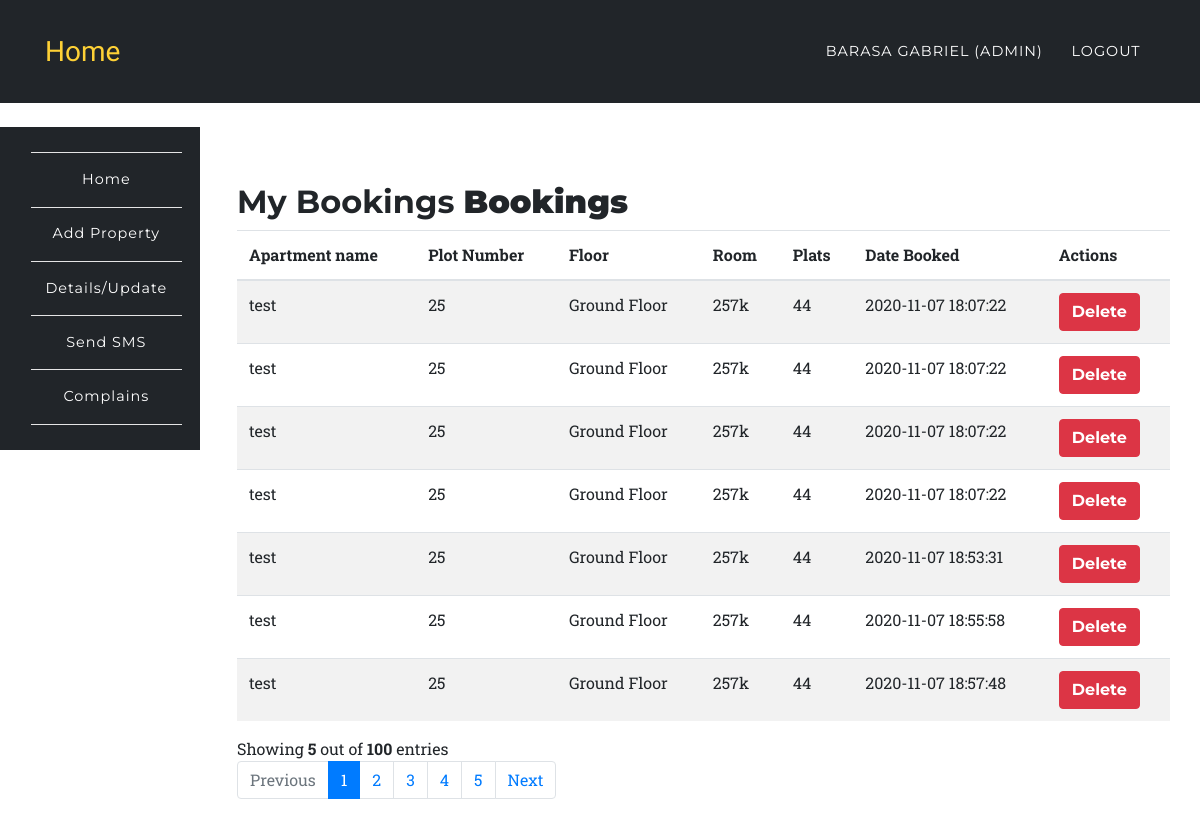
/app/bookings.php (signed in), run on the app's committed database.
### tables this page shows
CREATE TABLE `bookings` (
  `id` int(11) NOT NULL AUTO_INCREMENT,
  `apartment_name` varchar(255) NOT NULL,
  `plot_number` varchar(255) NOT NULL,
  `rooms` varchar(255) NOT NULL,
  `floor` varchar(255) NOT NULL,
  `ap_number_of_plats` varchar(255) NOT NULL,
  `bookname` varchar(255) NOT NULL,
  `deposit` varchar(255) NOT NULL,
  `datebooked` timestamp NOT NULL DEFAULT current_timestamp(),
  PRIMARY KEY (`id`)
);

### app/function.php (the view, shortened to what this page needs)
<?php require 'conshow.php'; ?>
<?php
function showbookings(){
	global $conn;
	$query ="SELECT * FROM bookings ORDER BY id ASC";
	$run = mysqli_query($conn, $query);
	while ($row = mysqli_fetch_assoc($run)) {
		$id = $row['id'];
			$apartment_name = $row['apartment_name'];
			$plot_number = $row['plot_number'];
			$floor = $row['floor'];
			$rooms = $row['rooms'];
			$ap_number_of_plats = $row['ap_number_of_plats'];
			$datebooked = $row['datebooked'];
		echo "<tr>";
		echo "<td>{$apartment_name}</td>";
		echo "<td>{$plot_number}</td>";
		echo "<td>{$floor}</td>";
		echo "<td>{$rooms}</td>";
		echo "<td>{$ap_number_of_plats}</td>";
		echo "<td>{$datebooked}</td>";
		echo "<td> <a href='bookings.php?deleteb={$id}'class='btn btn-danger' >Delete</a> </td>";
		echo "</tr>";
	}
}
 ?>

### assets/css/rent.css (style rules this page uses)
body { overflow-x: hidden; font-family: 'Roboto Slab', 'Helvetica Neue', Helvetica, Arial, sans-serif; }
a { color: #fed136; }
.btn { font-family: 'Montserrat', 'Helvetica Neue', Helvetica, Arial, sans-serif; font-weight: 700; }

### data on the page
bookings: apartment_name "test", plot_number "25", floor "Ground Floor", rooms "257k", ap_number_of_plats "44", datebooked "2020-11-07 18:07:22"
bookings: apartment_name "test", plot_number "25", floor "Ground Floor", rooms "257k", ap_number_of_plats "44", datebooked "2020-11-07 18:07:22"
bookings: apartment_name "test", plot_number "25", floor "Ground Floor", rooms "257k", ap_number_of_plats "44", datebooked "2020-11-07 18:07:22"
bookings: apartment_name "test", plot_number "25", floor "Ground Floor", rooms "257k", ap_number_of_plats "44", datebooked "2020-11-07 18:07:22"
bookings: apartment_name "test", plot_number "25", floor "Ground Floor", rooms "257k", ap_number_of_plats "44", datebooked "2020-11-07 18:53:31"
bookings: apartment_name "test", plot_number "25", floor "Ground Floor", rooms "257k", ap_number_of_plats "44", datebooked "2020-11-07 18:55:58"
bookings: apartment_name "test", plot_number "25", floor "Ground Floor", rooms "257k", ap_number_of_plats "44", datebooked "2020-11-07 18:57:48"

### other printed values
$_SESSION['fullname'] "BARASA GABRIEL"
